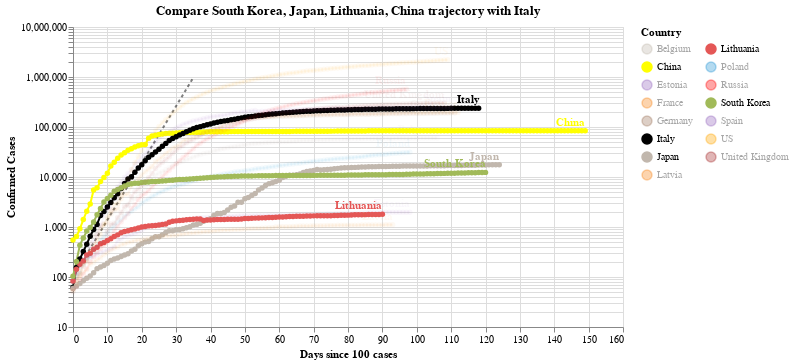

This figure's notebook cell:
### Code cell
#hide_input
chart3 = make_since_chart(dff2, ['South Korea', 'Japan', 'Lithuania', 'China'], baseline_countries)
chart3

### Figure 1 — Vega-Lite specification as saved in the notebook (floating-point values rounded to 4 significant figures; data arrays with more than 128 entries replaced by an {"elided": "..."} marker saying what was removed)
{"config": {"view": {"continuousWidth": 400, "continuousHeight": 300}}, "layer": [{"data": {"name": "data-628230001892d6798b50651be41d1b3e"}, "mark": {"type": "line", "color": "black", "opacity": 0.5, "strokeDash": [3, 3]}, "encoding": {"x": {"type": "quantitative", "field": "Days since 100 cases"}, "y": {"type": "quantitative", "field": "Confirmed Cases"}}}, {"data": {"name": "data-72d714c3be8d2ae86096c270e4156ec9"}, "mark": {"type": "line", "point": true}, "encoding": {"color": {"type": "nominal", "field": "Country", "legend": {"columns": 2}, "scale": {"domain": ["Belgium", "China", "Estonia", "France", "Germany", "Italy", "Japan", "Latvia", "Lithuania", "Poland", "Russia", "South Korea", "Spain", "US", "United Kingdom"], "range": ["#C1B7AD", "yellow", "#9467bd", "#F58518", "#9D755D", "black", "#C1B7AD", "#F58518", "#E45756", "#2495D3", "red", "#A1BA59", "#9467bd", "orange", "brown"]}}, "opacity": {"condition": {"value": 1, "selection": "selector001"}, "value": 0.05}, "tooltip": [{"type": "nominal", "field": "Country"}, {"type": "temporal", "field": "Date"}, {"type": "quantitative", "field": "Confirmed Cases"}, {"type": "quantitative", "field": "Days since 100 cases"}], "x": {"type": "quantitative", "field": "Days since 100 cases"}, "y": {"type": "quantitative", "field": "Confirmed Cases", "scale": {"type": "log"}}}, "selection": {"selector001": {"type": "multi", "fields": ["Country"], "bind": "legend", "init": [{"Country": "South Korea"}, {"Country": "Japan"}, {"Country": "Lithuania"}, {"Country": "China"}, {"Country": "Italy"}]}}, "width": 550}, {"data": {"name": "data-72d714c3be8d2ae86096c270e4156ec9"}, "mark": {"type": "text", "align": "right", "dy": -8, "fontWeight": "bold"}, "encoding": {"color": {"type": "nominal", "field": "Country", "legend": {"columns": 2}, "scale": {"domain": ["Belgium", "China", "Estonia", "France", "Germany", "Italy", "Japan", "Latvia", "Lithuania", "Poland", "Russia", "South Korea", "Spain", "US", "United Kingdom"], "range": ["#C1B7AD", "yellow", "#9467bd", "#F58518", "#9D755D", "black", "#C1B7AD", "#F58518", "#E45756", "#2495D3", "red", "#A1BA59", "#9467bd", "orange", "brown"]}}, "opacity": {"condition": {"value": 1, "selection": "selector001"}, "value": 0.05}, "text": {"type": "nominal", "field": "Country"}, "tooltip": [{"type": "nominal", "field": "Country"}, {"type": "temporal", "field": "Date"}, {"type": "quantitative", "field": "Confirmed Cases"}, {"type": "quantitative", "field": "Days since 100 cases"}], "x": {"type": "quantitative", "field": "Days since 100 cases"}, "y": {"type": "quantitative", "field": "Confirmed Cases", "scale": {"type": "log"}}}, "transform": [{"filter": "(datum['Date'] >= 1592524800000)"}], "width": 550}], "title": "Compare South Korea, Japan, Lithuania, China trajectory with Italy", "$schema": "https://vega.github.io/schema/vega-lite/v4.0.2.json", "datasets": {"data-628230001892d6798b50651be41d1b3e": [{"Days since 100 cases": 0, "Confirmed Cases": 100.0}, {"Days since 100 cases": 1, "Confirmed Cases": 130.0}, {"Days since 100 cases": 2, "Confirmed Cases": 169.0}, {"Days since 100 cases": 3, "Confirmed Cases": 219.7}, {"Days since 100 cases": 4, "Confirmed Cases": 285.6}, {"Days since 100 cases": 5, "Confirmed Cases": 371.3}, {"Days since 100 cases": 6, "Confirmed Cases": 482.7}, {"Days since 100 cases": 7, "Confirmed Cases": 627.5}, {"Days since 100 cases": 8, "Confirmed Cases": 815.7}, {"Days since 100 cases": 9, "Confirmed Cases": 1060.0}, {"Days since 100 cases": 10, "Confirmed Cases": 1379.0}, {"Days since 100 cases": 11, "Confirmed Cases": 1792.0}, {"Days since 100 cases": 12, "Confirmed Cases": 2330.0}, {"Days since 100 cases": 13, "Confirmed Cases": 3029.0}, {"Days since 100 cases": 14, "Confirmed Cases": 3937.0}, {"Days since 100 cases": 15, "Confirmed Cases": 5119.0}, {"Days since 100 cases": 16, "Confirmed Cases": 6654.0}, {"Days since 100 cases": 17, "Confirmed Cases": 8650.0}, {"Days since 100 cases": 18, "Confirmed Cases": 11250.0}, {"Days since 100 cases": 19, "Confirmed Cases": 14620.0}, {"Days since 100 cases": 20, "Confirmed Cases": 19000.0}, {"Days since 100 cases": 21, "Confirmed Cases": 24710.0}, {"Days since 100 cases": 22, "Confirmed Cases": 32120.0}, {"Days since 100 cases": 23, "Confirmed Cases": 41750.0}, {"Days since 100 cases": 24, "Confirmed Cases": 54280.0}, {"Days since 100 cases": 25, "Confirmed Cases": 70560.0}, {"Days since 100 cases": 26, "Confirmed Cases": 91730.0}, {"Days since 100 cases": 27, "Confirmed Cases": 119300.0}, {"Days since 100 cases": 28, "Confirmed Cases": 155000.0}, {"Days since 100 cases": 29, "Confirmed Cases": 201500.0}, {"Days since 100 cases": 30, "Confirmed Cases": 262000.0}, {"Days since 100 cases": 31, "Confirmed Cases": 340600.0}, {"Days since 100 cases": 32, "Confirmed Cases": 442800.0}, {"Days since 100 cases": 33, "Confirmed Cases": 575600.0}, {"Days since 100 cases": 34, "Confirmed Cases": 748300.0}, {"Days since 100 cases": 35, "Confirmed Cases": 972800.0}], "data-72d714c3be8d2ae86096c270e4156ec9": {"elided": "1658 records"}}}
